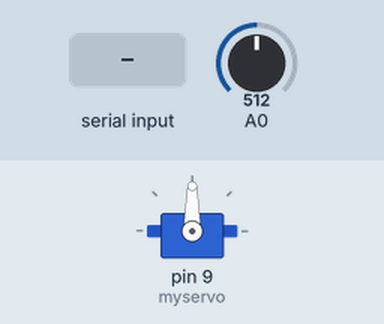
Recording of a sketch running on a simulated Arduino Uno, built with avr-gcc and run on an emulated ATmega328P. Parts: servo. The test bench sets the inputs (shaded band); at power-on: A0 = 512. What the sketch prints to the serial monitor is not drawn.

Above: at 1.2 s.
1.3 s: "l" received over Serial
At 1.42 s:
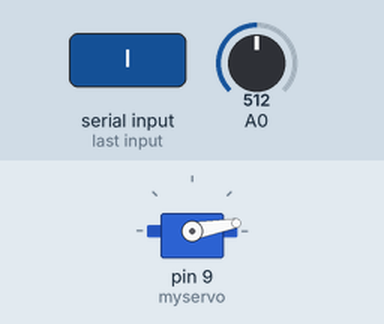
3.0 s: "r" received over Serial
At 3.12 s:
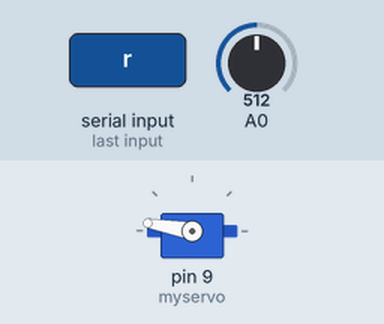
Timing chart, 0 to 6.0 s (numbered marks = the images above; inputs shaded):
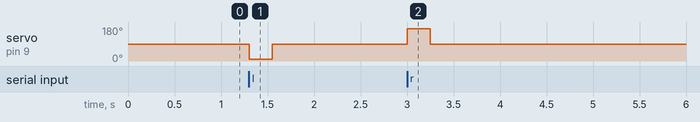

The sketch:

Servo2.ino
```cpp
#include <Servo.h> //include the servo library
#define SERIAL_SPEED 9600
Servo myservo; //create a servo object


void setup() {
    myservo.attach(9); //tell the servo object that its servo is plugged into pin 9
    Serial.begin(SERIAL_SPEED);

    Serial.println("Tell the servo to turn left or right");
    Serial.println("Type l for left and r for right");
    Serial.println();

}
void loop() {
   int trimpot = analogRead(A0);
   int servoPosition = map(trimpot, 0, 1023, 20, 160);


   if (Serial.available() > 0) {
   char servoCommand = Serial.read();
   switch (servoCommand) {
      case 'l': //left
        myservo.write(10);
        delay(250);
        myservo.write(90);
        break;
      case 'r'://right
        myservo.write(170);
        delay(250);
        myservo.write(90);
        break;
      default://if nothing is happening
        myservo.write(90);
        break;
    }
   }
   //myservo.write(servoPosition);
  // put your main code here, to run repeatedly:
}


/*struct DATA{
  int x;
  char y;
  float z;
}

typedef DATA data;
data d;
*/
```

Measured:
- after the input at 1.3 s, servo on pin 9 (myservo): 90° → 10° at once, → 90° 0.25 s later
- after the input at 3.0 s, servo on pin 9 (myservo): 90° → 170° at once, → 90° 0.25 s later
